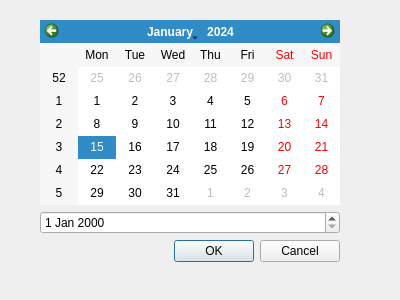
<?xml version="1.0" encoding="UTF-8"?>
<ui version="4.0">
 <class>datesDialog</class>
 <widget class="QDialog" name="datesDialog">
  <property name="geometry">
   <rect>
    <x>0</x>
    <y>0</y>
    <width>400</width>
    <height>300</height>
   </rect>
  </property>
  <property name="windowTitle">
   <string>Seleccionar fechas</string>
  </property>
  <property name="modal">
   <bool>true</bool>
  </property>
  <widget class="QWidget" name="">
   <property name="geometry">
    <rect>
     <x>40</x>
     <y>20</y>
     <width>300</width>
     <height>242</height>
    </rect>
   </property>
   <layout class="QVBoxLayout" name="verticalLayout_2">
    <item>
     <layout class="QVBoxLayout" name="verticalLayout">
      <item>
       <widget class="QCalendarWidget" name="calendarWidget"/>
      </item>
      <item>
       <widget class="QDateEdit" name="dateEdit"/>
      </item>
     </layout>
    </item>
    <item>
     <widget class="QDialogButtonBox" name="okButtonBox">
      <property name="orientation">
       <enum>Qt::Horizontal</enum>
      </property>
      <property name="standardButtons">
       <set>QDialogButtonBox::Cancel|QDialogButtonBox::Ok</set>
      </property>
     </widget>
    </item>
   </layout>
  </widget>
 </widget>
 <resources/>
 <connections>
  <connection>
   <sender>okButtonBox</sender>
   <signal>accepted()</signal>
   <receiver>datesDialog</receiver>
   <slot>accept()</slot>
   <hints>
    <hint type="sourcelabel">
     <x>248</x>
     <y>254</y>
    </hint>
    <hint type="destinationlabel">
     <x>157</x>
     <y>274</y>
    </hint>
   </hints>
  </connection>
  <connection>
   <sender>okButtonBox</sender>
   <signal>rejected()</signal>
   <receiver>datesDialog</receiver>
   <slot>reject()</slot>
   <hints>
    <hint type="sourcelabel">
     <x>316</x>
     <y>260</y>
    </hint>
    <hint type="destinationlabel">
     <x>286</x>
     <y>274</y>
    </hint>
   </hints>
  </connection>
 </connections>
</ui>
